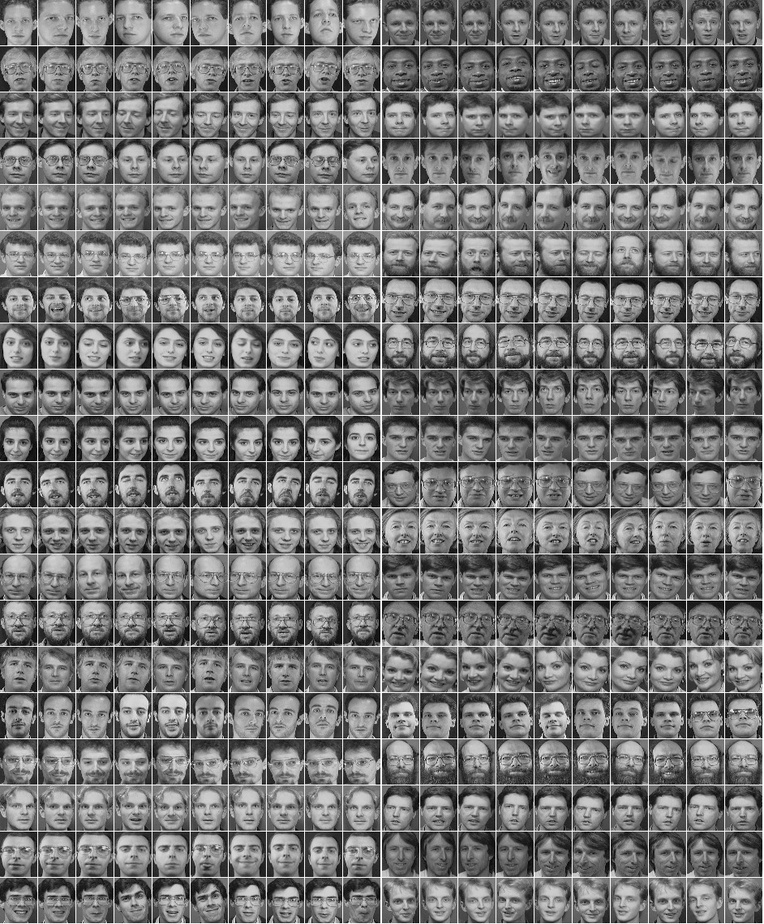
#> input picture data/olivettifaces.jpg, 764 x 924 px, shrunk from 942 x 1140 before the run
$ python load.py
#> lines starting #> are read from the running program, lines starting #| are printed output that depends on the picture
import cv2
import matplotlib.pyplot as plt

data = cv2.imread("olivettifaces.jpg")
#> data is the input picture: shape (924, 764, 3); min 0, max 255, mean 118.3
data = cv2.cvtColor(data, cv2.COLOR_BGR2GRAY)
#> data: shape (924, 764)
faces = {}
label = 0
count = 1
bin_list = []
for row in range(20):
    for column in range(20):
        bin_list.append(data[row*57:(row+1)*57,column*47:(column+1)*47])
        if count % 10 == 0 and count != 0:
            faces[label] = bin_list
            label += 1
            bin_list = []
        count += 1
#> after the loop, count = 401; faces = 40 items; label = 40

plt.subplot(3,2,1)
plt.imshow(faces[0][0],cmap="gray")
plt.subplot(3,2,2)
plt.imshow(faces[0][9],cmap="gray")
plt.subplot(3,2,3)
plt.imshow(faces[3][0],cmap="gray")
plt.subplot(3,2,4)
plt.imshow(faces[3][9])
plt.subplot(3,2,5)
plt.imshow(faces[19][9])
plt.subplot(3,2,6)
plt.imshow(faces[19][0])
plt.show()
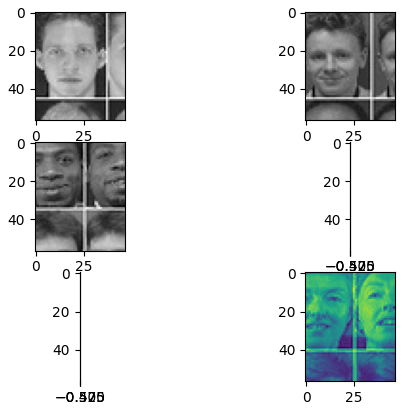
#> figure drawn by matplotlib, 6 panels
